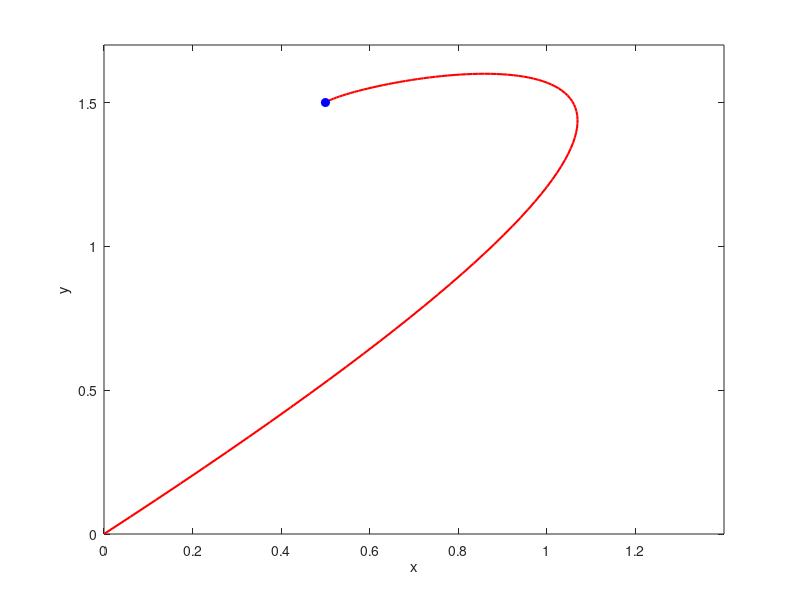

This chart was generated by the following MATLAB code: (Note: this script raises an error after producing the figure.)
x = @(t) 0.5 + 0.3*t + 3.9*t.^2 - 4.7*t.^3;
y = @(t) 1.5 + 0.3*t + 0.9*t.^2 - 2.7*t.^3;

t_vals = linspace(0, 1, 100);

x_vals = arrayfun(x, t_vals);
y_vals = arrayfun(y, t_vals);

figure;
plot(x_vals, y_vals, 'r-', 'LineWidth', 1.5);
xlabel('x');
ylabel('y');
axis([0 1.4 0 1.7])
hold on;

p = plot(x_vals(1), y_vals(1), 'bo', 'MarkerFaceColor', 'b');

for k = 2:length(x_vals)
    p.XData = x_vals(k);
    p.YData = y_vals(k);
    drawnow;
    pause(0.05); % This is used to slow down the animation making it easier to examine
end

s_vals = linspace(0, 1, 100);

t_stars = zeros(1, length(s_vals));

for i = 1:length(s_vals)
    t_stars(i) = find_t_s(s_vals(i));
end

x_star_vals = arrayfun(x, t_stars);
y_star_vals = arrayfun(y, t_stars);

figure;
plot(x_vals, y_vals, 'r-', 'LineWidth', 1.5);
xlabel('x');
ylabel('y');
axis([0 1.4 0 1.7])
hold on;

p_star = plot(x_star_vals(1), y_star_vals(1), 'go', 'MarkerFaceColor', 'g');

for k = 2:length(x_star_vals)
    p_star.XData = x_star_vals(k);
    p_star.YData = y_star_vals(k);
    drawnow;
    pause(0.05); % This is used to slow down the animation making it easier to examine
end
